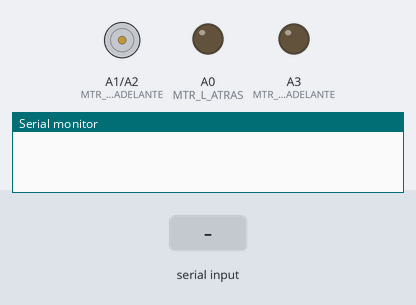
A sketch run on a simulated Arduino Uno, built with avr-gcc and run on an emulated ATmega328P. Shown: motor-driver pin pairs drawn as motors (green arrow = first pin HIGH = forward, orange = second pin HIGH = backward, longer = more drive), output pins drawn as LEDs (lit = HIGH), the last lines printed to the serial monitor. Inputs (shaded band) come from the test bench.

Above: at 1.2 s.
1.3 s: "30,150\n" received over the second serial link
At 2.3 s:
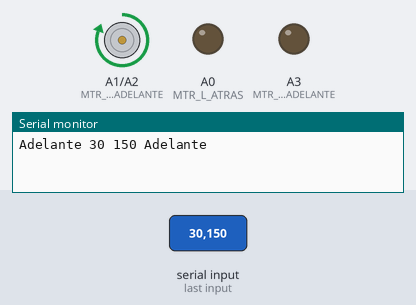
2.8 s: "90,45\n" received over the second serial link
At 3.4 s:
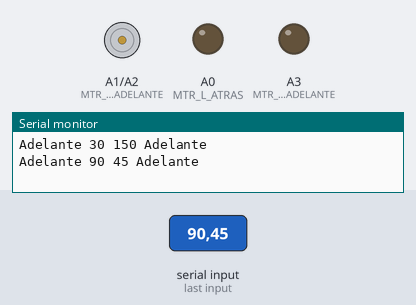
Timing chart, 0 to 5.8 s (numbered marks = the images above; inputs shaded):
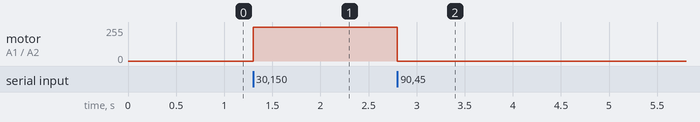

Measured:
- after the input at 1.3 s, motor on A1 (MTR_R_ADELANTE) / A2 (MTR_R_ATRAS): stopped → forward 255/255 at once
- after the input at 2.8 s, motor on A1 (MTR_R_ADELANTE) / A2 (MTR_R_ATRAS): forward 255/255 → stopped at once

The sketch:

CodigoBT.ino
```cpp
#include <SoftwareSerial.h>

SoftwareSerial BT(2, 3);
// #define BT Serial1

constexpr uint8_t MTR_L_ADELANTE = A3;
constexpr uint8_t MTR_L_ATRAS = A0;
constexpr uint8_t MTR_R_ADELANTE = A1;
constexpr uint8_t MTR_R_ATRAS = A2;

// Tiempo máximo que tiene para enviar un latido
constexpr unsigned long MAX_TIEMPO_LATIDO = 2000;
// Tiempo por latido
constexpr unsigned long INTERVALO_LATIDO = 5000;

void setup() {
  Serial.begin(115200);
  BT.begin(9600);
  BT.setTimeout(5);
  pinMode(MTR_L_ADELANTE, OUTPUT);
  pinMode(MTR_L_ATRAS, OUTPUT);
  pinMode(MTR_R_ADELANTE, OUTPUT);
  pinMode(MTR_R_ATRAS, OUTPUT);
}

// bool esperando_latido = false;
// unsigned long comienzo_check_latido;
// unsigned long ultimo_latido = millis();

void loop() {
  //
  // if (millis() - ultimo_latido > INTERVALO_LATIDO) {
  //   Serial.println("Estas vivo?");
  //   BT.println("_");
  //   esperando_latido = true;
  //   ultimo_latido = millis();
  //   comienzo_check_latido = millis();
  // }
  // //
  // if (esperando_latido) {
  //   if (millis() - comienzo_check_latido > MAX_TIEMPO_LATIDO) {
  //     // No se respondió, nos vamos
  //     analogWrite(MTR_L_ADELANTE, 0);
  //     analogWrite(MTR_L_ATRAS, 0);
  //     analogWrite(MTR_R_ADELANTE, 0);
  //     analogWrite(MTR_R_ATRAS, 0);
  //     // (void)BT.readString();
  //     Serial.println("No respondes >:(");
  //     esperando_latido = false;
  //   }
  // }
  //
  if (BT.available() != 0) {
    // if (esperando_latido) {
    //
    //   esperando_latido = false;
    //   Serial.println("Gracias :)");
    // }


    int16_t motorL_raw = BT.parseInt();
    bool adelanteL = motorL_raw > 0;                             // Si se mueve adelante o atras
    uint8_t motorL = motorL_raw < 0 ? -motorL_raw : motorL_raw;  // Sacarle el signo a motorL
    if (BT.read() != ',') {
      Serial.println("Que me enviaste????");
      return;
    }


    int16_t motorR_raw = BT.parseInt();
    bool adelanteR = motorR_raw > 0;                             // Si se mueve adelante o atras
    uint8_t motorR = motorR_raw < 0 ? -motorR_raw : motorR_raw;  // Sacarle el signo a motorR
    if (BT.read() != '\n') {
      Serial.println("Que me enviaste????");
      return;
    }


    if (adelanteL) {
      Serial.print("Adelante ");
      analogWrite(MTR_L_ADELANTE, motorL);
      analogWrite(MTR_L_ATRAS, 0);
    } else {
      Serial.print("Atras ");
      analogWrite(MTR_L_ADELANTE, 0);
      analogWrite(MTR_L_ATRAS, motorL);
    }
    Serial.print(motorL);
    Serial.print(' ');
    Serial.print(motorR);
    if (adelanteR) {
      Serial.println(" Adelante");
      analogWrite(MTR_R_ADELANTE, motorR);
      analogWrite(MTR_R_ATRAS, 0);
    } else {
      Serial.println(" Atras");
      analogWrite(MTR_R_ADELANTE, 0);
      analogWrite(MTR_R_ATRAS, motorR);
    }
    // (void)Serial.readStringUntil('\n');
  }
}
```
